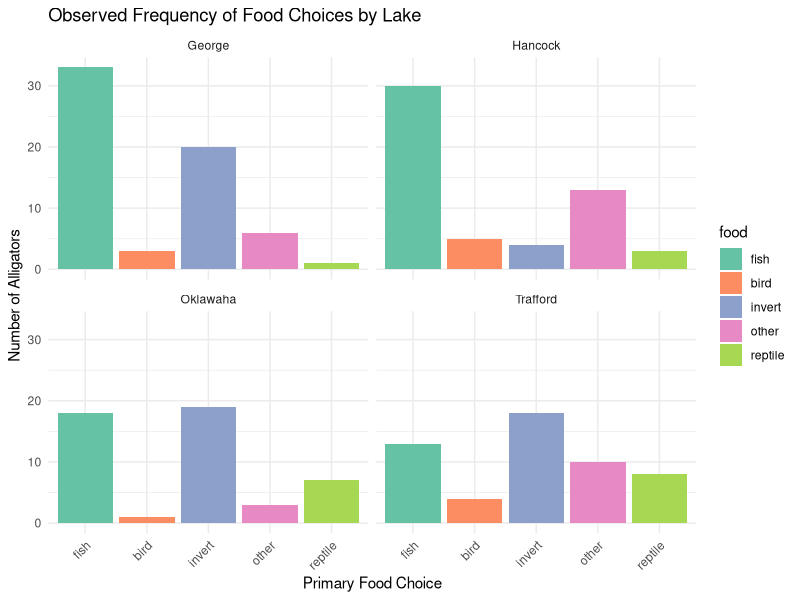
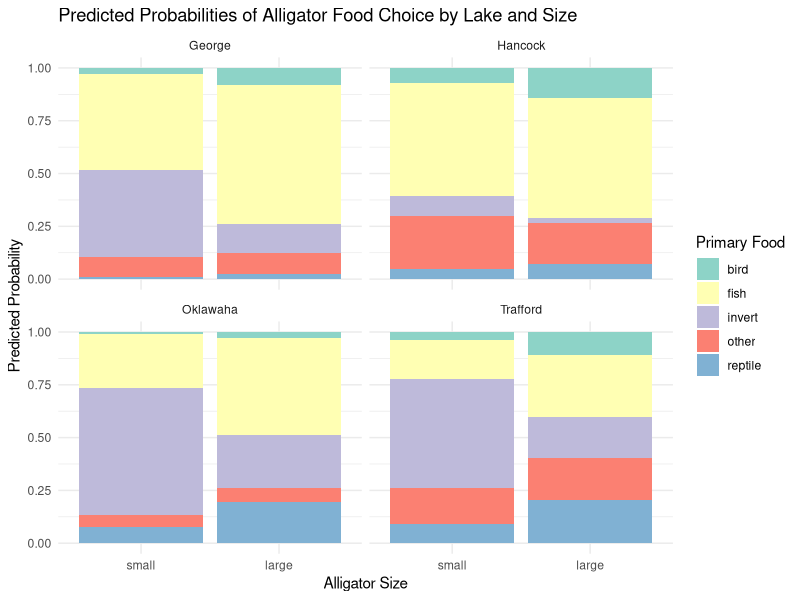
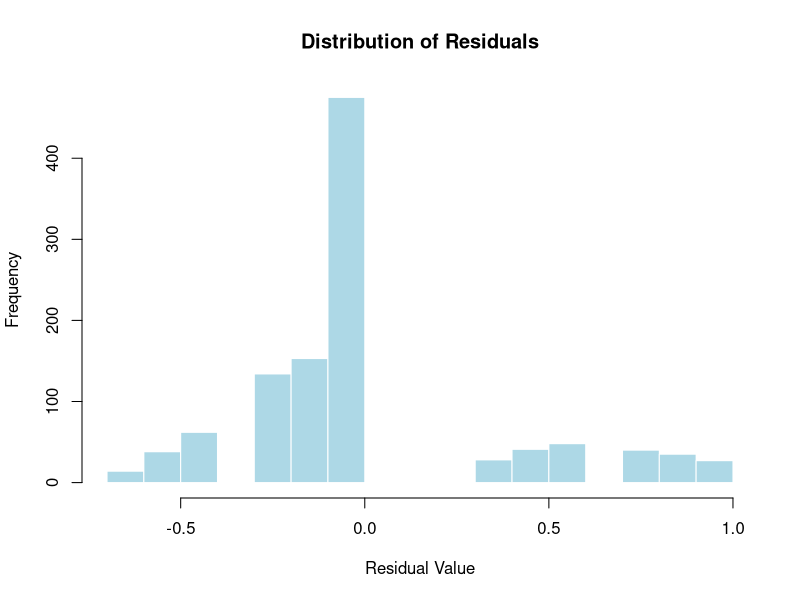
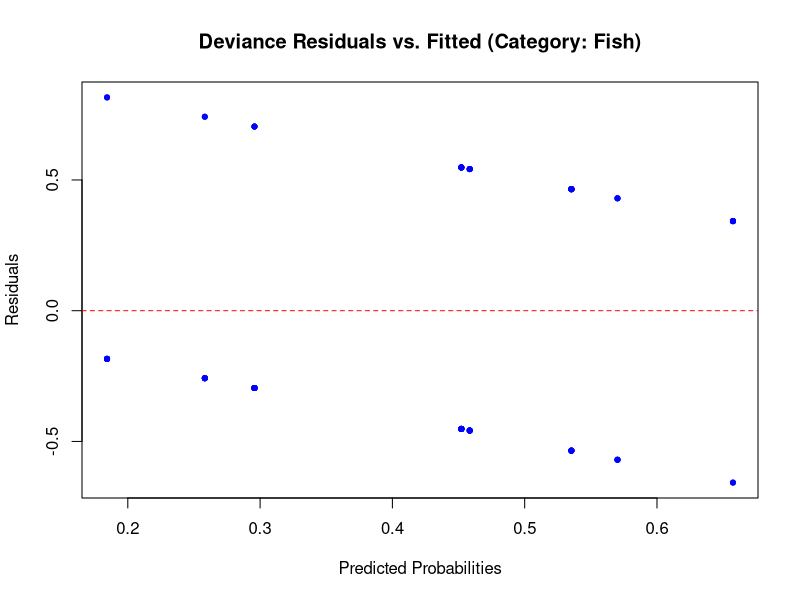

R code for these plots, in order:
## ---- chunk 1
knitr::opts_chunk$set(echo = TRUE)
library(vcdExtra)
library(tidyr)
library(dplyr)
library(nnet)
library(car)
library(ggplot2)
library(dplyr)
## ---- chunk 2

data("Alligator", package = "vcdExtra")
alligator_data <- Alligator %>%
  uncount(count)

alligator_data$food <- relevel(as.factor(alligator_data$food), ref = "fish")
alligator_data$lake <- as.factor(alligator_data$lake)
alligator_data$size <- factor(alligator_data$size, levels = c("small", "large"))
alligator_data$sex <- as.factor(alligator_data$sex)
alligator_data$sex <- relevel(alligator_data$sex, ref = "female")

summary(alligator_data)
## ---- chunk 3

ggplot(alligator_data, aes(x = food, fill = food)) +
  geom_bar() +
  facet_wrap(~lake) +
  theme_minimal() +
  labs(title = "Observed Frequency of Food Choices by Lake",
       x = "Primary Food Choice",
       y = "Number of Alligators") +
  scale_fill_brewer(palette = "Set2") +
  theme(axis.text.x = element_text(angle = 45, hjust = 1))

## ---- chunk 4

model_null <- multinom(food ~ 1, data = alligator_data, trace = FALSE)
model_add <- multinom(food ~ lake + size, data = alligator_data, trace = FALSE)
model_int <- multinom(food ~ lake * size, data = alligator_data, trace = FALSE)
model_sex <- multinom(food ~ lake + size + sex, data = alligator_data, trace = FALSE)
aic_table <- data.frame(
  Model = c("Null", "Additive (Lake + Size)", "Interaction (Lake * Size)", "Additive + Sex (Lake + Size + Sex)"),
  AIC = c(AIC(model_null), AIC(model_add), AIC(model_int), AIC(model_sex)),
  Deviance = c(model_null$deviance, model_add$deviance, model_int$deviance,model_sex$deviance )
)
print(aic_table)

## ---- chunk 5

Anova(model_add)

## ---- chunk 6
gof_stat <- as.numeric(deviance(model_add))
cov_patterns <- nlevels(alligator_data$lake) * nlevels(alligator_data$size)

J <- nlevels(alligator_data$food)
cells <- cov_patterns * J
n_par <- length(coef(model_add))
df_gof <- cells - cov_patterns - n_par
p_value_gof <- 1 - pchisq(gof_stat, df_gof)

cat("Residual Deviance:", round(gof_stat, 2), "\n")
cat("Degrees of Freedom:", df_gof, "\n")
cat("p-value:", signif(p_value_gof, 4), "\n")
## ---- chunk 7
dummy_data <- expand.grid(
  lake = levels(alligator_data$lake),
  size = levels(alligator_data$size))
preds <- predict(model_add, newdata = dummy_data, type = "probs")
plot_data <- cbind(dummy_data, preds)


plot_data_long <- plot_data %>%
  tidyr::pivot_longer(cols = c(fish, bird, invert, other, reptile), 
                      names_to = "Food_Choice", values_to = "Probability")
ggplot(plot_data_long, aes(x = size, y = Probability, fill = Food_Choice)) +
  geom_bar(stat = "identity", position = "fill") +
  facet_wrap(~lake) +
  scale_fill_brewer(palette = "Set3") +
  labs(title = "Predicted Probabilities of Alligator Food Choice by Lake and Size",
       x = "Alligator Size",
       y = "Predicted Probability",
       fill = "Primary Food") +
  theme_minimal()

## ---- chunk 8
ll_null <- logLik(model_null)
ll_model <- logLik(model_add)

pseudo_r2 <- as.numeric(1 - (ll_model / ll_null))
cat("McFadden's Pseudo R-squared:", round(pseudo_r2, 4))

predicted_food <- predict(model_add)
accuracy <- mean(predicted_food == alligator_data$food)
cat("Model Classification Accuracy:", round(accuracy * 100, 2), "%")
## ---- chunk 9
resids <- residuals(model_add, type = "response")

hist(resids, breaks = 20, main = "Distribution of Residuals", 
     xlab = "Residual Value", col = "lightblue", border = "white")


fitted_values <- predict(model_add, type = "probs")
resids_raw <- residuals(model_add, type = "response")

plot(fitted_values[, "fish"], resids_raw[, "fish"],
     main = "Deviance Residuals vs. Fitted (Category: Fish)",
     xlab = "Predicted Probabilities", ylab = "Residuals",
     pch = 20, col = rgb(0, 0, 1, 0.5))
abline(h = 0, lty = 2, col = "red")
## ---- chunk 10
exp_coeffs <- exp(coef(model_add))
size_effects <- exp_coeffs[, "sizelarge"]
print(size_effects)
